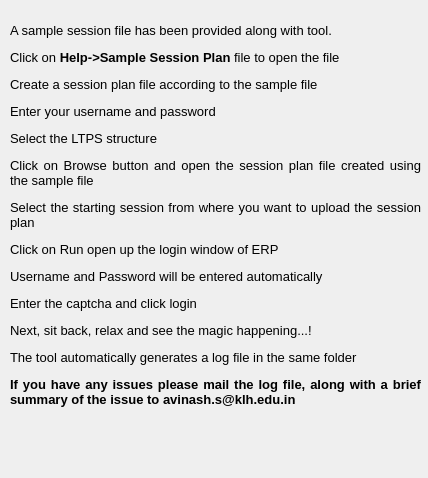
<?xml version="1.0" encoding="UTF-8"?>
<ui version="4.0">
 <class>help</class>
 <widget class="QDialog" name="help">
  <property name="geometry">
   <rect>
    <x>0</x>
    <y>0</y>
    <width>428</width>
    <height>478</height>
   </rect>
  </property>
  <property name="windowTitle">
   <string>Dialog</string>
  </property>
  <widget class="QLabel" name="label">
   <property name="geometry">
    <rect>
     <x>10</x>
     <y>10</y>
     <width>411</width>
     <height>411</height>
    </rect>
   </property>
   <property name="text">
    <string>&lt;html&gt;&lt;head/&gt;&lt;body&gt;&lt;p align=&quot;justify&quot;&gt;&lt;span style=&quot; font-size:10pt;&quot;&gt;A sample session file has been provided along with tool. &lt;/span&gt;&lt;/p&gt;&lt;p align=&quot;justify&quot;&gt;&lt;span style=&quot; font-size:10pt;&quot;&gt;Click on&lt;/span&gt;&lt;span style=&quot; font-size:10pt; font-weight:600;&quot;&gt; Help-&amp;gt;Sample Session Plan&lt;/span&gt;&lt;span style=&quot; font-size:10pt;&quot;&gt; file to open the file&lt;/span&gt;&lt;/p&gt;&lt;p align=&quot;justify&quot;&gt;&lt;span style=&quot; font-size:10pt;&quot;&gt;Create a session plan file according to the sample file&lt;/span&gt;&lt;/p&gt;&lt;p align=&quot;justify&quot;&gt;&lt;span style=&quot; font-size:10pt;&quot;&gt;Enter your username and password&lt;/span&gt;&lt;/p&gt;&lt;p align=&quot;justify&quot;&gt;&lt;span style=&quot; font-size:10pt;&quot;&gt;Select the LTPS structure&lt;/span&gt;&lt;/p&gt;&lt;p align=&quot;justify&quot;&gt;&lt;span style=&quot; font-size:10pt;&quot;&gt;Click on Browse button and open the session plan file created using the sample file&lt;/span&gt;&lt;/p&gt;&lt;p align=&quot;justify&quot;&gt;&lt;span style=&quot; font-size:10pt;&quot;&gt;Select the starting session from where you want to upload the session plan&lt;/span&gt;&lt;/p&gt;&lt;p align=&quot;justify&quot;&gt;&lt;span style=&quot; font-size:10pt;&quot;&gt;Click on Run open up the login window of ERP&lt;/span&gt;&lt;/p&gt;&lt;p align=&quot;justify&quot;&gt;&lt;span style=&quot; font-size:10pt;&quot;&gt;Username and Password will be entered automatically&lt;/span&gt;&lt;/p&gt;&lt;p align=&quot;justify&quot;&gt;&lt;span style=&quot; font-size:10pt;&quot;&gt;Enter the captcha and click login&lt;/span&gt;&lt;/p&gt;&lt;p align=&quot;justify&quot;&gt;&lt;span style=&quot; font-size:10pt;&quot;&gt;Next, sit back, relax and see the magic happening...!&lt;/span&gt;&lt;/p&gt;&lt;p align=&quot;justify&quot;&gt;&lt;span style=&quot; font-size:10pt;&quot;&gt;The tool automatically generates a log file in the same folder &lt;/span&gt;&lt;/p&gt;&lt;p align=&quot;justify&quot;&gt;&lt;span style=&quot; font-size:10pt; font-weight:600;&quot;&gt;If you have any issues please mail the log file, along with a brief summary of the issue to avinash.s@klh.edu.in&lt;/span&gt;&lt;/p&gt;&lt;/body&gt;&lt;/html&gt;</string>
   </property>
   <property name="wordWrap">
    <bool>true</bool>
   </property>
  </widget>
 </widget>
 <resources/>
 <connections/>
</ui>
